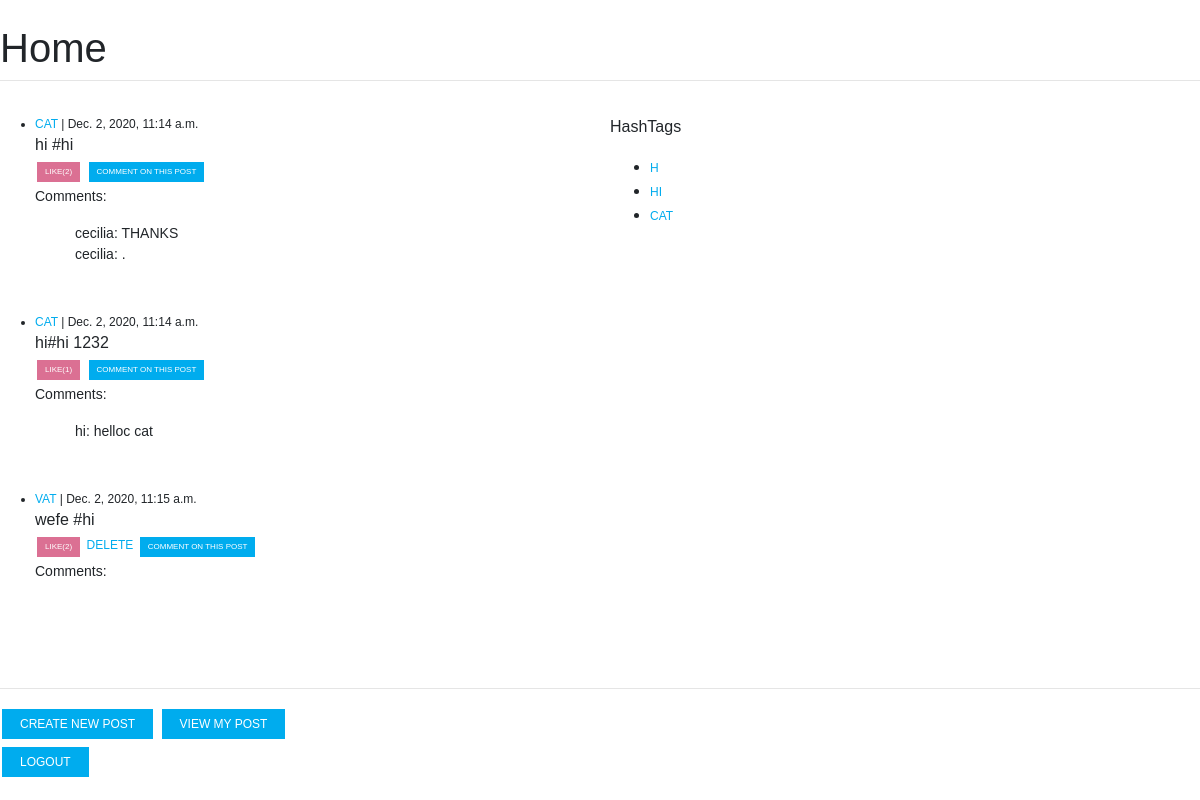
Screenshot of //home (signed in) with the database file from the repository.
### Blog/models.py (models this page shows, shortened)
class Post(models.Model):
    post_text = models.TextField()
    pub_date = models.DateTimeField('date published')
    author = models.ForeignKey(User, on_delete=models.CASCADE)
    tags = models.ManyToManyField(HashTag)
    likes = models.IntegerField(default=0)

class Comment(models.Model):
    author = models.ForeignKey(User, on_delete=models.CASCADE)
    comment_text = models.TextField()
    pub_date = models.DateTimeField('date published')
    post = models.ForeignKey(Post, on_delete=models.CASCADE)

class HashTag(models.Model):
    tag_text = models.TextField()
    def __str__(self):
        return self.tag_text

### Blog/views.py (the view)
# urls.py: path('/home', views.home, name='home'),
def home(request):
    post_list = Post.objects.all()
    tag_list = HashTag.objects.all()
    context = {'post_list': post_list,
               'tag_list': tag_list}
    return render(request, 'registration/home.html', context)

### Blog/templates/registration/home.html (shortened to what this page needs)
<!doctype html>
<html lang="en">
  <head>
    <link rel="stylesheet" href="https://cdn.jsdelivr.net/npm/bootstrap@4.5.3/dist/css/bootstrap.min.css">
  </head>
  <body>
        <br />
        <h1>Home</h1>
        <hr class="w3-border-grey" style="margin:auto;width:100%">
        <br />
        {% if user.is_authenticated %}
        <div class="row">
            <div class="column">
                {% if post_list %}
                <ul>
                {% for p in post_list%}
                    <li class="date"><a href="{% url 'viewOthers' p.author.id%}">{{p.author}}</a> | {{ p.pub_date }}</li>
                    {{p.post_text}}
                    <br><a href="{% url 'like' p.id %}" class="like">Like({{p.likes}}) </a>
                    {% if user == p.author %}
                        <a href="{% url 'delete' p.id %}">Delete</a>
                    {% endif %}
                    <a href="{% url 'comment' p.id %}" class="comment">Comment on This Post</a></br>
                    <p class="comment_text">Comments:</p>
                    {% for com in p.comment_set.all%}
                        <ul style="list-style-type:disc;" class="comment_text">{{com.author}}: {{com.comment_text}} </ul>
                    {% endfor %}
                    <br />
                    <br />
                {% endfor %}
                </ul>
                {% else %}
                    <p>No blogs are available.</p>
                {% endif %}
            </div>
            <div class="column">
                <p>HashTags</p>
                {% if tag_list %}
                <ul>
                {% for tag in tag_list%}
                    <li><a href="{% url 'viewTag' tag.id %}">{{tag}}</a>
                {% endfor %}
                </ul>
                {% else %}
                    <p>No tags yet. Make some!</p>
                {% endif %}
            </div>
          </div>
            <hr>
            <a href="{% url 'create' %}" class="button">Create New Post</a>
            <a href="{% url 'viewMy' %}" class="button">View My Post</a>
            <p><a href="{% url 'logout' %}" class="button">logout</a></p>
        {% else %}
        <p>You are not logged in</p>
        <p> <a href="{% url 'login' %}" class="button">login</a></p>
            <a href="{% url 'signup' %}" class="button"> signup</a>
        {% endif %}
  </body>
</html>

### Blog/templates/registration/home.html (style rules this page uses)
body, h2, p { font-family: "Raleway", sans-serif }
a { color: #00acee; text-decoration: none; text-transform: uppercase; font-size: 12px; }
.button { background-color: #00acee; border: none; color: white; padding: 6px 18px; text-align: center; text-decoration: none; display: inline-block; font-size: 12px; margin: 4px 2px; cursor: pointer; }
.like { background-color: palevioletred; border: none; color: white; padding: 4px 8px; text-align: center; text-decoration: none; display: inline-block; font-size: 8px; margin: 4px 2px; cursor: pointer; }
.comment { background-color: #00acee; border: none; color: white; padding: 4px 8px; text-align: center; text-decoration: none; display: inline-block; font-size: 8px; margin: 4px 2px; cursor: pointer; }
.comment_text { font-size: 14px; }
.date { font-size: 12px; }
.column { float: left; width: 50%; padding: 10px; }
.row:after { content: ""; display: table; clear: both; }

### rows the page displays
Post: author "CAT", pub_date "Dec. 2, 2020, 11:14 a.m.", post_text "hi #hi", likes "2"
Comment: author "cecilia", comment_text "THANKS"
Comment: author "cecilia", comment_text "."
Post: author "CAT", pub_date "Dec. 2, 2020, 11:14 a.m.", post_text "hi#hi 1232", likes "1"
Comment: author "hi", comment_text "helloc cat"
Post: author "VAT", pub_date "Dec. 2, 2020, 11:15 a.m.", post_text "wefe #hi", likes "2", shows "DELETE"
HashTag: tag_text "H"
HashTag: tag_text "HI"
HashTag: tag_text "CAT"
